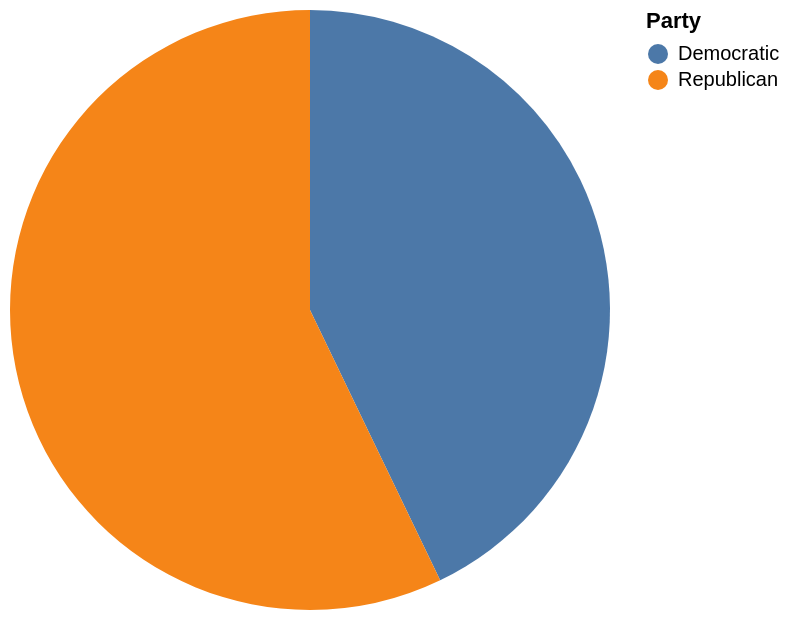

Source (Vega-Lite JSON):
### Vega-Lite specification from a JSON file in a GitHub repository (floating-point values rounded to 4 significant figures)
{"data": {"values": [{"x_data": "Democratic", "y_data": 3}, {"x_data": "Republican", "y_data": 4}]}, "mark": "arc", "encoding": {"theta": {"field": "y_data", "type": "quantitative", "title": "COUNT(Party)"}, "color": {"field": "x_data", "type": "nominal", "title": "Party"}}}
